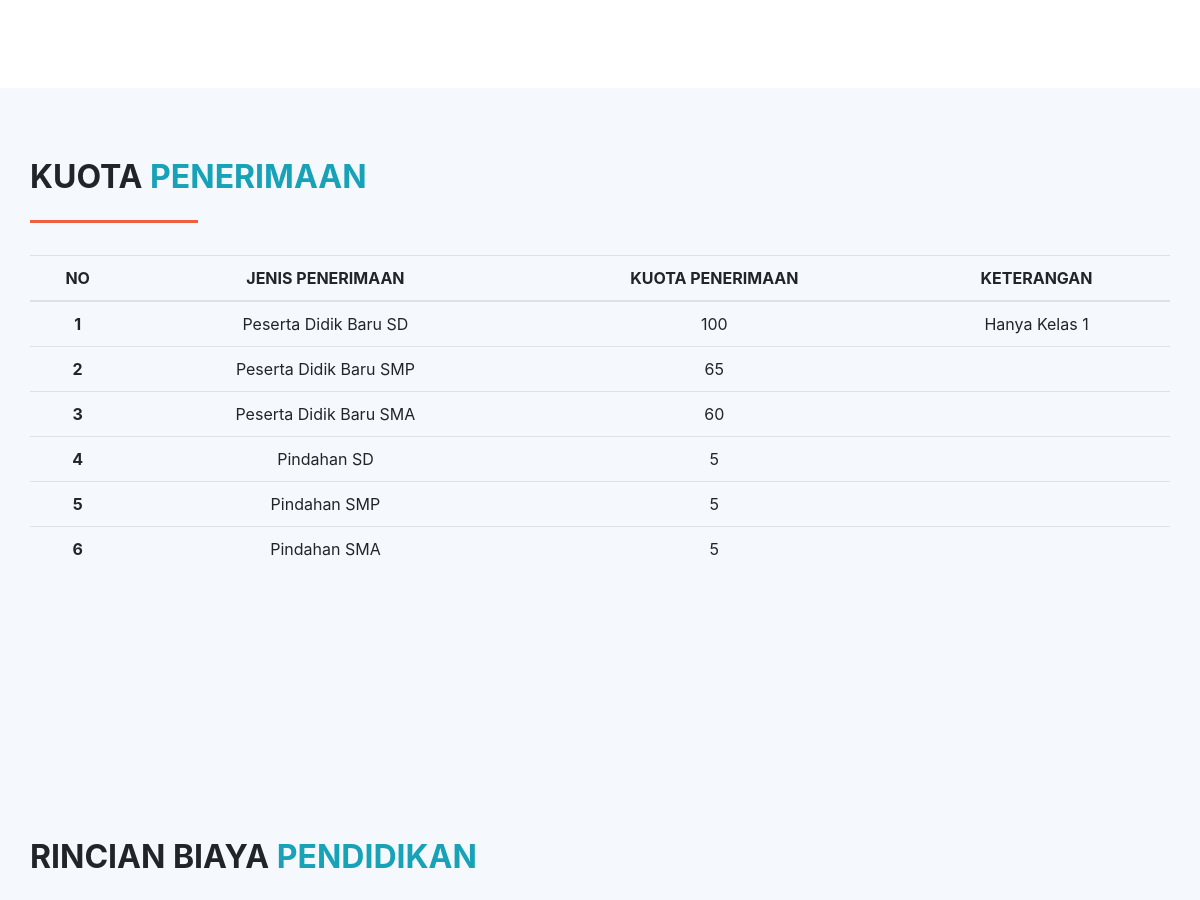
Before: / (middle part) with the older database file.
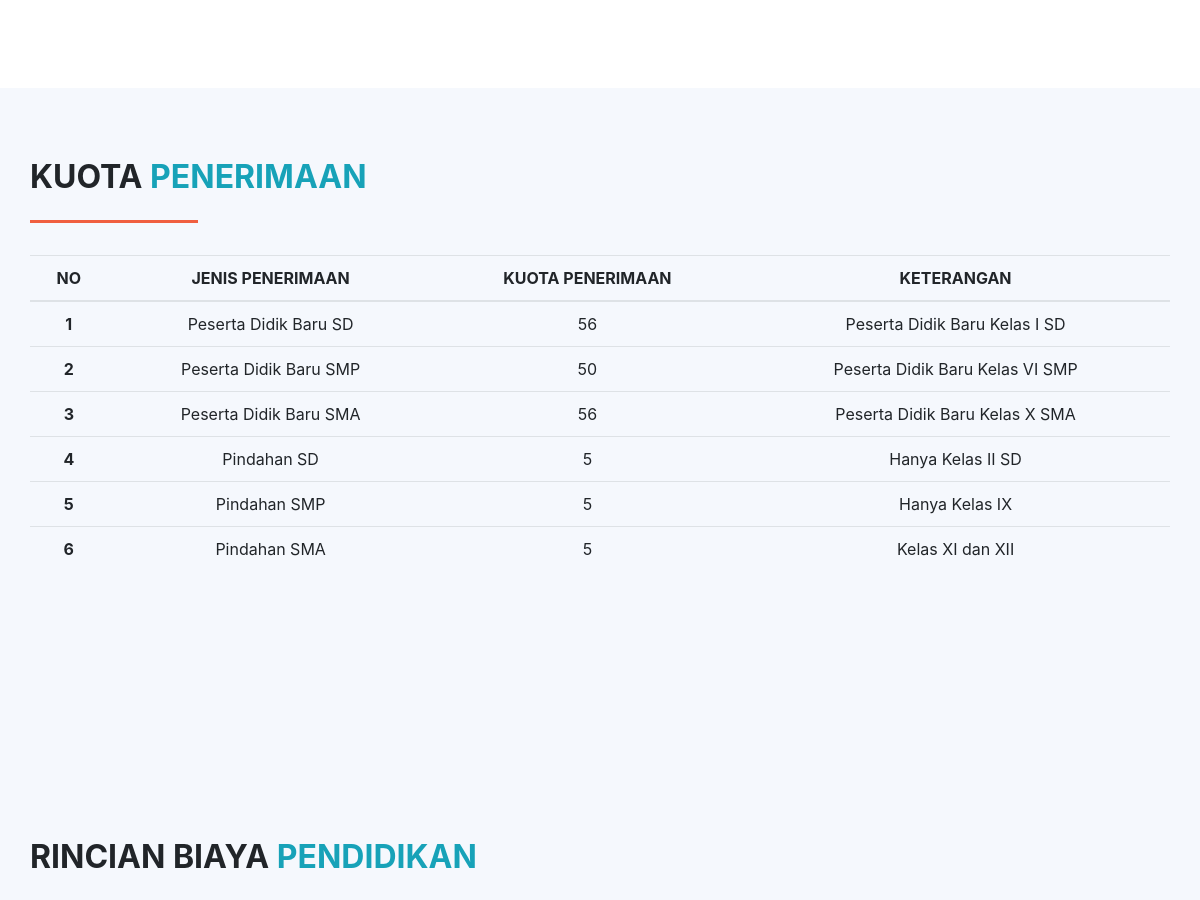
After: the same page with the newer database file.
### tables this page shows
CREATE TABLE `kuota` (
  `id` int(11) NOT NULL,
  `jenis` varchar(255) NOT NULL,
  `kuota` int(5) NOT NULL,
  `keterangan` varchar(255) NOT NULL
);

### application/controllers/Informasi.php (called while the page is built, shortened)
<?php
class Informasi extends CI_Controller {
    public function index()
	{
		$data['kuota'] = $this->M_ppdb->tampil_data_kuota()->result();
		$this->load->view('info_landscape');
		$this->load->view('informasi',$data);
	}
}
?>

### index.php (called while the page is built, shortened)
<?php
require_once BASEPATH.'core/CodeIgniter.php';

### application/models/M_ppdb.php (called while the page is built, shortened)
<?php
class M_ppdb extends CI_Model{
    public function tampil_data_kuota(){
        return $this->db->get('kuota');
     }
}
?>

### application/views/informasi.php (the view, shortened to what this page needs)
<!doctype html>
<html lang="en">
  <head>
    <link rel="stylesheet" href="https://cdn.jsdelivr.net/npm/bootstrap@4.6.0/dist/css/bootstrap.min.css">
    <link rel="stylesheet" type="text/css" href="<?=base_url()?>/style.css">
    <link rel="stylesheet" href="https://cdnjs.cloudflare.com/ajax/libs/animate.css/4.1.1/animate.min.css"/>
  </head>
  <body data-spy="scroll" data-target=".navbar" data-offset="50">
<div id="carouselExampleIndicators" class="carousel slide" data-ride="carousel">
  <ol class="carousel-indicators">
    <li data-target="#carouselExampleIndicators" data-slide-to="0" class="active"></li>
    <li data-target="#carouselExampleIndicators" data-slide-to="1"></li>
    <li data-target="#carouselExampleIndicators" data-slide-to="2"></li>
  </ol>
  <div class="carousel-inner" id="home">
  <div class="carousel-caption d-none d-md-block" style="margin-bottom:50px;" >
        <h1 id="demo" class=" text-danger"></h1><br>
      </div>
    <div class="carousel-item active">
    </div>
  </div>
  <a class="carousel-control-prev" href="#carouselExampleIndicators" role="button" data-slide="prev">
  </a>
  <a class="carousel-control-next" href="#carouselExampleIndicators" role="button" data-slide="next">
  </a>
</div>
<div  id="kuota" style="height: 680px;padding-top:70px;background-color:#f5f8fd;">
<div class="container">
<div class="row featurette">
<h2 class="featurette-heading"><b>KUOTA<span class="text-info"> PENERIMAAN</span></b><br>
<hr class="my-4" style="border-color: #F05F40;width: 50%;text-align: left;margin-left: 0;margin-top:0px;border-width: 3px;">
</h2>
            <table class="table table-hover" id="example">
          <thead class="text-center">
            <tr>
              <th scope="col">NO</th>
              <th scope="col">JENIS PENERIMAAN</th>
              <th scope="col">KUOTA PENERIMAAN</th>
              <th scope="col">KETERANGAN</th>
            </tr>
          </thead>
          <tbody class="text-center">
          <?php $i = 1;
	        foreach ($kuota as $data) : ?>
		      <tr class="nomor text-center">
            <th scope="row"><?php echo $i ;?></th>
            <td><?php echo $data->jenis;?></td>
            <td><?php echo $data->kuota;?></td>
            <td><?php echo $data->keterangan;?></td>
		      </tr>
		      <?php $i++; ?>
	        <?php endforeach ;?>
            </tbody>
            </table>
          </div>
</div>
</div>
<div  id="rincian" style="height: 680px;padding-top:70px;background-color:#f5f8fd;">
<div class="container">
<div class="row featurette">
<h2 class="featurette-heading"><b>RINCIAN BIAYA<span class="text-info"> PENDIDIKAN</span></b><br>
</h2>
          </div>
</div>
</div>
  </body>
</html>

### style.css (style rules this page uses)
html { scroll-behavior: smooth; }
.carousel-item { height:660px; }

Changed rows visible on the page:
changed kuota "Peserta Didik Baru SD": kuota "100" → "56"; keterangan "Hanya Kelas 1" → "Peserta Didik Baru Kelas I SD"
changed kuota "Peserta Didik Baru SMP": kuota "65" → "50"; keterangan (not shown) → "Peserta Didik Baru Kelas VI SMP"
changed kuota "Peserta Didik Baru SMA": kuota "60" → "56"; keterangan (not shown) → "Peserta Didik Baru Kelas X SMA"
changed kuota "Pindahan SD": keterangan (not shown) → "Hanya Kelas II SD"
changed kuota "Pindahan SMP": keterangan (not shown) → "Hanya Kelas IX"
changed kuota "Pindahan SMA": keterangan (not shown) → "Kelas XI dan XII"
